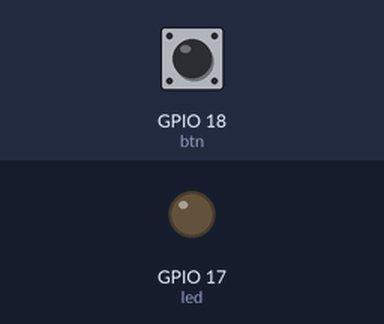
A program run on a simulated Raspberry Pi (BCM pin numbers). Parts: output pins drawn as LEDs (lit = HIGH). Inputs (shaded band) come from the test bench; at power-on: GPIO 18 (btn) HIGH.

Above: at 5.0 s.
5.1 s: GPIO 18 (btn) pulled LOW for 3.2 s
At 6.3 s:
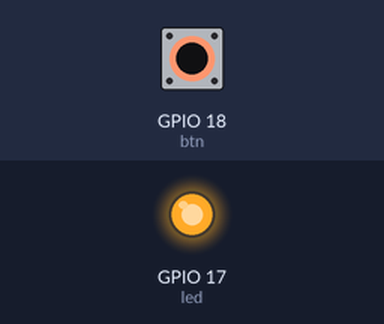
12.9 s: GPIO 18 (btn) pulled LOW for 1 s
Timing chart, 0 to 15.9 s (numbered marks = the images above; inputs shaded):
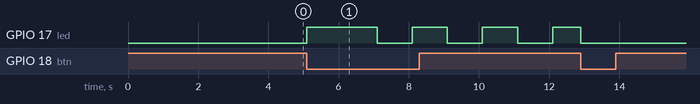

The program:

4-led-push-button.py
```python
from gpiozero import LED, Button
from time import sleep # improvement -> from signal import pause

led = LED(17)
btn = Button(18, bounce_time=0.05)

btn.when_pressed = led.toggle
btn.when_held = led.blink

sleep(30) # improvement -> pause()
```

Measured:
- after the input at 5.1 s, GPIO 17 (led): LOW → HIGH at once, then repeats every 2.0 s: LOW 1.0 s, HIGH 1.0 s
